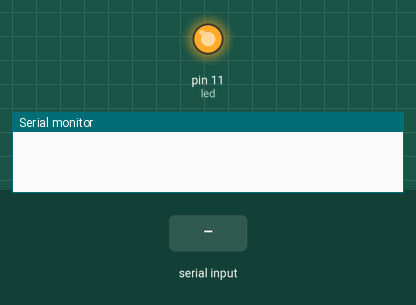
Bench run of a sketch on a simulated Arduino Uno, built with avr-gcc and run on an emulated ATmega328P. Parts: output pins drawn as LEDs (lit = HIGH), the last lines printed to the serial monitor. The test bench sets the inputs (shaded band).

Above: at 1.2 s.
1.3 s: "p\n" received over the second serial link
At 2.1 s:
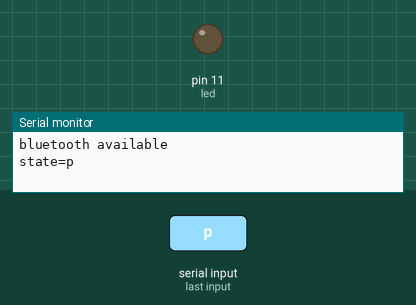
Timing chart, 0 to 4.3 s (numbered marks = the images above; inputs shaded):
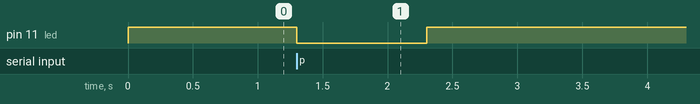

The sketch:

door.ino
```cpp
#include <SoftwareSerial.h>

SoftwareSerial hc06(2,3); //Tx, Rx

int led = 11;
char state;

void setup() {
  Serial.begin(9600);
  hc06.begin(9600);
  pinMode(led, OUTPUT);
}

void loop() {
  state=NULL;
  digitalWrite(led,HIGH);
  if (hc06.available()) {
    Serial.write("bluetooth available\n");
    state = hc06.read();
//    Serial.write(state);
//    Serial.write("\n");
    if(state=='p'){
      //Serial.write(hc06.read());
      Serial.write("state=");
      Serial.write(state);
      Serial.write("\n");
      digitalWrite(led,LOW);  //여기서 도어락이 열림
    }
     delay(1000);
     digitalWrite(led,HIGH);

}
}
```

Measured:
- after the input at 1.3 s, pin 11 (led): HIGH → LOW at once, → HIGH 1.0 s later
